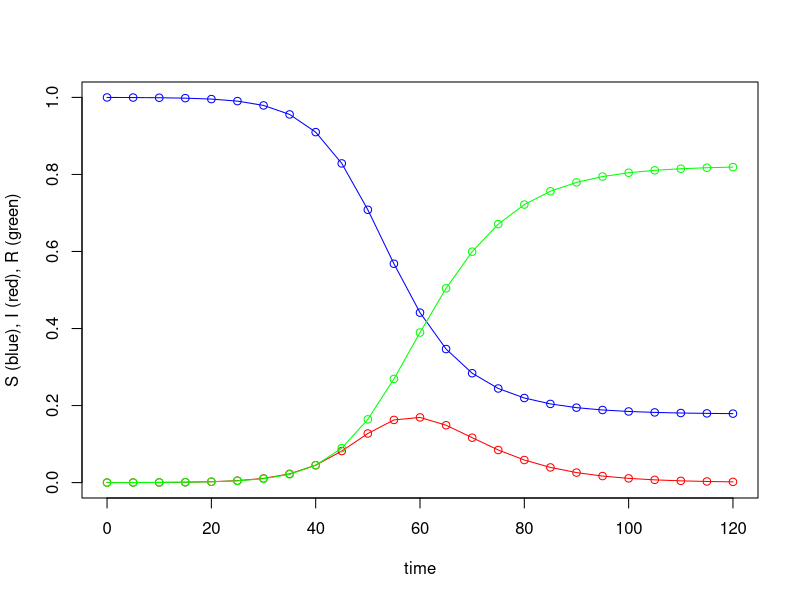
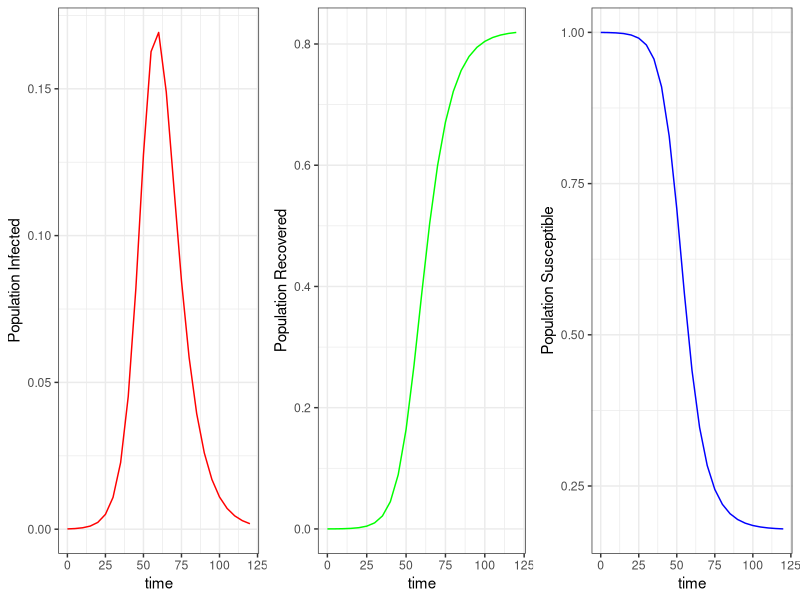
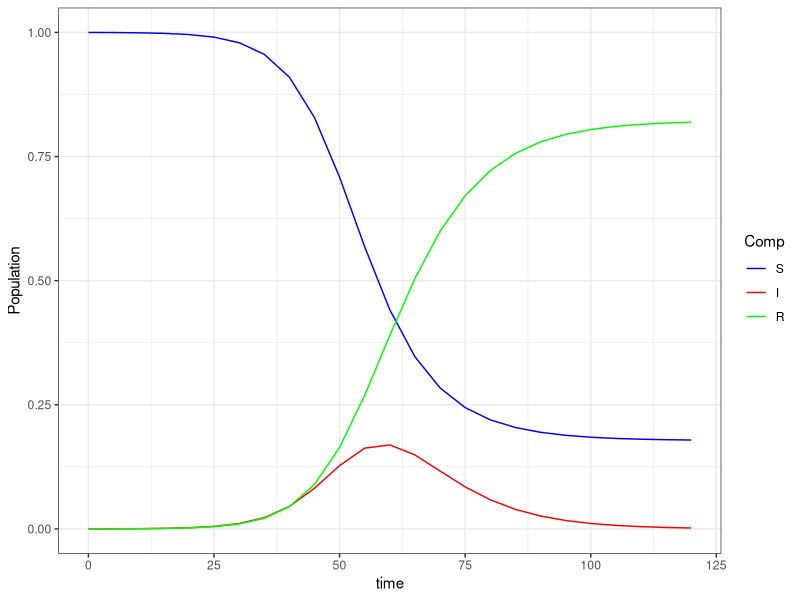

Recreate these plots in R, in order.
####################################
## Author: Your name             ###
## Date: 08.18.17                ###
## Purpose: Simple SIR           ###
###################################


rm(list=ls()) # clear



require(deSolve) # package load


#### SIR EXAMPLE, with plots
SIRModel <- function (t, x, params) {   
  
  # Computes the rate of change of the variables S, I and R over time
  #
  # Args:
  #   t: vector of time points in the integration
  #   x: vector of variables in the differential equation
  #   params: vector of parameter values
  #
  # Returns:
  #   The rate of change of the variables S, I and R.
  
  
  S <- x[1]                               #create local variable S, the first element of x
  I <- x[2]                               #create local variable I
  R <- x[3]                               #create local variable R
  
  
  with(                                   #we can simplify code using "with"
    as.list(params),                   #this argument to "with" lets us use the variable names
    {                                  #the system of rate equations
      
      N <- S + I + R
      
      dS <- -beta*S*I*(1/N)      ### make sure susceptibles are removed here (i.e. -beta*S*I/N)
      dI <- beta*S*I*(1/N)-gamma*I
      dR <- gamma*I
      dx <- c(dS,dI,dR)                #combine results into a single vector dx
      list(dx)                         #return result as a list,
      #note order must be same as the state variables
    }
  )
}

#We now state the times at which we want solutions:

times.SIR <- seq(0,120,by=5)    #function seq returns a sequence

#We also require numerical values for each constant (parameter) in the SIR equation. The parameters are the contact rate $\beta$ and the per-capita recovery rate $\gamma$. Here we assign some values to the parameters: 

params.SIR <- c(beta=0.3,gamma=1/7)  #function c "combines values into a vector`


#Finally we specify the initial conditions, the values of the state variables $S$, $I$, and $R$ at the beginning of the simulation: here we will define them as proportions of the overall population size (what would happen if we changed that?)

xstart.SIR <- c(S=9999/10000,I=1/10000,R=0)     #initial conditions`


#We are now ready to solve the SIR model for each time in the `times` vector with the `lsoda` command:
out.SIR <- as.data.frame(lsoda(xstart.SIR,times.SIR,SIRModel,params.SIR))  #result stored in dataframe`

with(out.SIR,plot(S~time,type="o",col="blue",ylim=c(0,1),ylab="S (blue), I (red), R (green)"), pch=16)
with(out.SIR,lines(I~time,type="o",col="red"), pch=16)
with(out.SIR,lines(R~time,type="o",col="green"), pch=16)

## Making the plots snazier

library(ggplot2)

library(gridExtra) # load package

library(magrittr)

p1<-ggplot(data=out.SIR,aes(x=time,y=I))+ ### 
  geom_line(colour="red")+ 
  theme_bw()+labs(x = "time", y = "Population Infected")
p2<-ggplot(data=out.SIR,aes(x=time,y=R))+ ### 
  geom_line(colour="green")+ 
  theme_bw()+labs(x = "time", y = "Population Recovered")
p3<-ggplot(data=out.SIR,aes(x=time,y=S))+ ### 
  geom_line(colour="blue")+ 
  theme_bw()+labs(x = "time", y = "Population Susceptible")

grid.arrange(p1, p2, p3, nrow=1)
## all together

library(reshape) # load package

 mdata <- out.SIR %>% melt(id=c("time"))# this will reshape the data using pipping
names(mdata)<-c("time", "Comp", "value")
mycols<-c( "blue","red","green")

p <- ggplot(data = mdata, mapping = aes(x = time, y = value, color = Comp))
p <- p + theme_bw() + labs(x = "time", y = "Population")
p<- p + scale_colour_manual(values = mycols)
p <- p + geom_line() 
p
